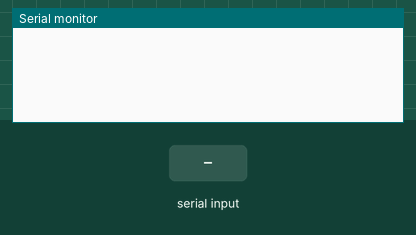
Recording of a sketch running on a simulated Arduino Uno, built with avr-gcc and run on an emulated ATmega328P. Shown: the last lines printed to the serial monitor. The test bench sets the inputs (shaded band).

Above: at 1.2 s.
1.3 s: "90,45\n" received over Serial
At 2.6 s:
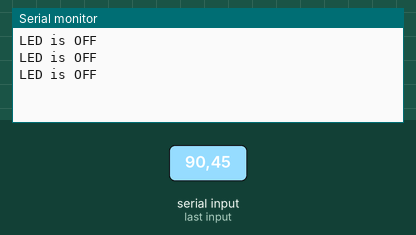
3.8 s: "1\n" received over Serial
At 5.3 s:
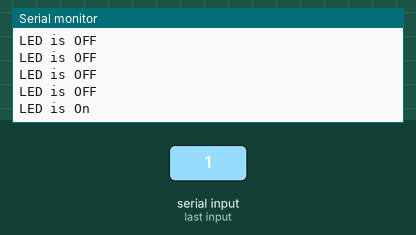

Measured:
- after the input at 1.3 s, the serial monitor: prints a new line at once (image 1)
- after the input at 3.8 s, the serial monitor: prints a new line at once (image 2)

The sketch:

led_Serial.ino
```cpp
int led=3;
int stati;
int flag=0;
void setup() {
  Serial.begin(9600);

}

void loop() {
 while(Serial.available() > 0) {
stati = Serial.parseInt ();
if (flag==1){
   digitalWrite(led,HIGH);
   if(stati==9){
    flag=0;
   }
  }
else{
  Serial.println("LED is OFF");
  digitalWrite(led,LOW);
}
  if(stati==1){
    flag=1;
  Serial.println("LED is On");
}

}
}
```
